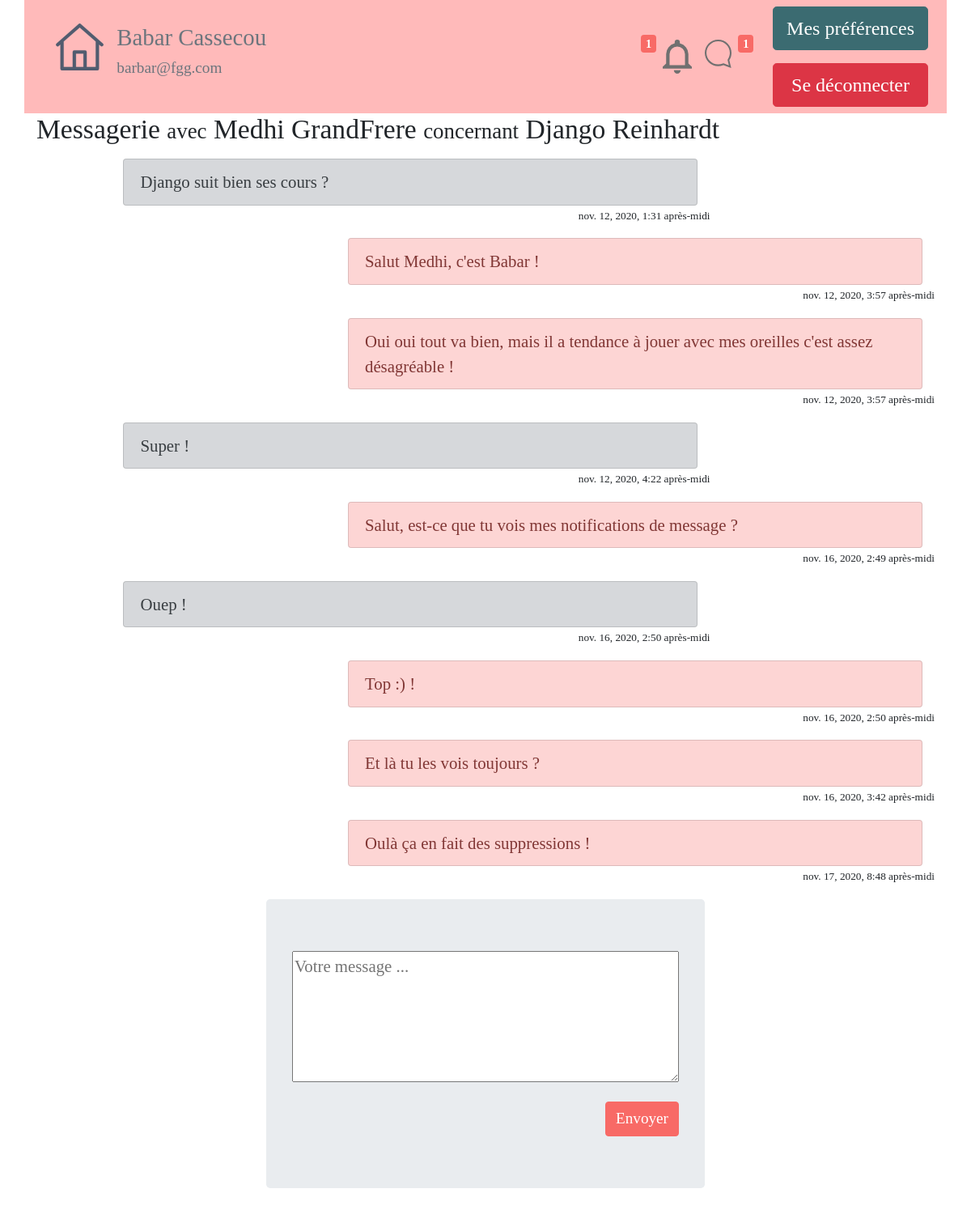
The app's page /messagerieII/MessageAboutTo/1/22/ (signed in) with its own data.
### tablecom/models.py (models this page shows, shortened)
class ChildSNotebook(models.Model): #name of table that contain differents "carnets" for each child
    active=models.BooleanField(default=True)
    name = models.CharField(max_length=80, verbose_name="Nom")
    forename = models.CharField(max_length=80, verbose_name="Prénom")
    date_of_birth = models.DateField(verbose_name="Date de naissance")
    id_RespLeg = models.CharField(max_length=20,verbose_name="Id responsables legaux", default="")  # id of childs attached to LR
    num_ident=models.CharField( verbose_name="Identifiant sécurité sociale",max_length=20)
    id_prof_auth=models.TextField(max_length=1200, verbose_name="Id Professionnels Rattachés")
    articles_id=models.TextField(max_length=2500, verbose_name="Id des articles rattachés", default="")
    class Meta:
        verbose_name = "Carnet Enfant"
        ordering = ['date_of_birth']

### messagerie/models.py (models this page shows, shortened)
class MessagePersoAT(models.Model):
    titre = models.CharField(max_length=100, default="")
    auteurID = models.CharField(max_length=6)
    AttachedChildNotebookID = models.CharField(max_length=7)
    receiverID = models.CharField(max_length=6, default="0")
    contenu = models.TextField(null=True, verbose_name="")
    date = models.DateTimeField(default=timezone.now,
                                verbose_name="Date d'envoi'")
    validated=models.BooleanField(default=True) #is the message validated to appear?
    activeMessage=models.BooleanField(default=True) #is the message is active or inactive (deleted, problem, ...)
    read=models.BooleanField(default=False) #is the message read by receiver ?
    class Meta:
        verbose_name = "Message Privé"
        ordering = ['date']

### messagerie/views.py (the view)
# urls.py: path('MessageAboutTo/<id_carnet>/<id_correspondant>/', views.messageAboutTo, name="MessageAboutTo")
def messageAboutTo(request, id_carnet, id_correspondant):
    NotifMessagesReset(request,id_carnet,id_correspondant)
    ContactSel = User.objects.get(id=id_correspondant)
    listeMessagesAT = list_AT_messages(request, id_carnet, id_correspondant)
    premodel = MessagePersoAT(auteurID=request.user.pk, AttachedChildNotebookID=id_carnet, receiverID=id_correspondant)
    form = MessagePersoATForm(request.POST or None, instance=premodel)
    carnet = get_object_or_404(ChildSNotebook, id=id_carnet)
    if form.is_valid():
        print("Message Envoyé")
        envoi = True
        form.save()
        notifDirectMessageAddOne(request,id_carnet,id_correspondant)
    CarrierList=GlobalCarrier(request)#will carry all necessary variables (for notification, ...)
    return render(request, 'messagerie/messageAboutTo.html', locals())

### messagerie/forms.py
class MessagePersoATForm(forms.ModelForm):
    class Meta :
        model = MessagePersoAT
        fields = ('contenu',)
        widgets = {
          'contenu': Textarea(attrs={'rows':5, 'cols':40, 'placeholder':"Votre message ..."}),
        }

### messagerie/modulesATComplementaires.py (called while the page is built)
def list_AT_messages(request, id_carnet, id_correspondant):
    QueryMessagesFiltred = MessagePersoAT.objects.filter(AttachedChildNotebookID=id_carnet)
    ListMessagesFiltred = []
    for MessageATFiltred in QueryMessagesFiltred:
        if MessageATFiltred.validated != True:
            continue
        if MessageATFiltred.activeMessage != True :
            continue
        if id_correspondant != MessageATFiltred.auteurID and id_correspondant != MessageATFiltred.receiverID:
            continue
        if request.user.pk != int(MessageATFiltred.auteurID) and request.user.pk != int(MessageATFiltred.receiverID):
            continue
        if int(MessageATFiltred.auteurID) == int(request.user.pk):
            MessageATFiltred.isAuteur = True
        else:
            MessageATFiltred.isAuteur = False
        ListMessagesFiltred.append(MessageATFiltred)
    return ListMessagesFiltred

### notifications/modules_complementaires.py (called while the page is built)
def CheckNCreateNotifFieldForIdCorrespondant(request,id_correspondant):  # will check if a "notification" entry exist for this user, if not create
    try:
        entreeNotifIdUser = Notifications.objects.get(user_id=id_correspondant)  # will catch the userspecific line
    except:
        try:
            Notifications.objects.create(user_id=id_correspondant)
            entreeNotifIdUser = Notifications.objects.get(user_id=id_correspondant)
        except:
            print("Problème de création de l'entrée des notifications")
    return entreeNotifIdUser

def stringTodict(stringToWorkWith):
    listTemp = stringToWorkWith.split(",")
    dictCreated = {}
    for item in listTemp:
        if item != '':
            minilist = item.split(":")
            dictCreated[minilist[0]] = minilist[1]
    return dictCreated

def notif_fil_global_count(request):
    entreeNotifIdUser = Notifications.objects.get(user_id=request.user.pk)  # entry of user's notification table
    dicoTemp = stringTodict(entreeNotifIdUser.NotifFil)
    somme = int()
    for valeur in dicoTemp.values():
        somme += int(valeur)
    return somme

### messagerie/templates/messagerie/messageAboutTo.html (shortened to what this page needs)
{% extends "tablecom/base.html" %}
{% block content %}
<div class="container">
    <H3>Messagerie <small>avec</small> {{ ContactSel.first_name }} {{ ContactSel.last_name }} <small>concernant</small> {{ carnet.name }} {{ carnet.forename}}</H3>
{% for message in listeMessagesAT %}
<p>
  {% if message.isAuteur %}
 <div class="container">
  <div class="row">
    <div class="col-sm-4"></div>
    <div class="col-sm-8">
      <ul class="list-group">
        <li class="list-group-item list-group-item-primary">
            <div class="d-flex justify-content-between">
                <div>{{ message.contenu }}</div>
            </div>
        </li>
      </ul>
        <div class="row justify-content-end"><small><small>{{ message.date }}</small></small></div>
    </div>
  </div>
  </div>
  {% else %}
  <div class="container">
  <div class="row">
        <div class="col-sm-1"></div>
    <div class="col-sm-8">
      <ul class="list-group">
        <li class="list-group-item list-group-item-secondary">
            <div class="d-flex justify-content-between">
                <div>{{ message.contenu }}</div>
            </div>
        </li>
      </ul>
        <div class="row justify-content-end"><small><small>{{ message.date }}</small></small></div>
    </div>
    <div class="col-sm-3"></div>
  </div>
  </div>
</p>
  {% endif %}
{% empty %}
    <p>Vous n'avez encore échangé aucun message</p>
        {% endfor %}
<p>
{% if envoi %}Message envoyé !
     <meta http-equiv="REFRESH" content="0;url=">
{% else %}
    <div class="d-flex justify-content-center">
    <div class="jumbotron">
<form method="post" action="">
  {{ form.as_p }}
     <div class="d-flex justify-content-end">
    <input type="submit" class="btn btn-primary " value="Envoyer" /></div>
</form>
        </div>
{% endif %}
  </p>
</div>
{% endblock %}

### tablecom/templates/tablecom/base.html (shortened to what this page needs)
<!DOCTYPE html>
    {% load static %}
    {% block head %}
        <html lang="fr">
        <head>
        <link rel="stylesheet" href="/static/style/bootstrapExportTheme/bootstrap.min.css" >
        <link rel="stylesheet" type="text/css" href="https://cdn.jsdelivr.net/npm/cookieconsent@3/build/cookieconsent.min.css" />
            <link rel="stylesheet" href="/static/style/stylefont.css" />
        </head>
    {% endblock %}
<body>
    <nav>
       {% block nav %}
            {% if user.is_authenticated %}
<div class="container" style="background:#ffbaba !important;">
    <div class="d-flex flex-wrap align-items-center">
          <div class="mr-auto p-3 ">
            <div class="d-flex justify-content-start">
                <div class="p-2"><a href="{% url 'accueil' %}"><img src="/static/images/home.svg" class="img-fluid"></a></div>
                <div class="p-2"><h4 class="text-secondary">{{ user.first_name }} {{ user.last_name }}</h4><h6 class="text-secondary"><p>{{ user.email }}</p></h6></div>
            </div>
          </div>
          <div class="p-3 ">
            <div class="d-flex">
                {% if CarrierList.1 == 0 %}
                <h6><span class="badge badge-secondary">{{ CarrierList.1 }}</span></h6>
                {% else %}
                <h6><span class="badge badge-primary">{{ CarrierList.1 }}</span></h6>
                {% endif %}
                <a href="{% url 'accueil' %}"><img src="{% static 'images/notif_fil_general.svg' %}" class="img-fluid p-2"></a>
                 <a href="{% url 'accueil' %}"><img src="{% static 'images/notif_mess_perso.svg' %}" class="img-fluid p-2"></a>
                {% if CarrierList.0 == 0 %}
                <h6><span class="badge badge-secondary">{{ CarrierList.0 }} </span></h6>
                {% else %}
                <h6><span class="badge badge-primary">{{ CarrierList.0 }}</span></h6>
                {% endif %}
            </div>
          </div>
          <div class="p- ">
            <div class="d-flex flex-column">
              <div class="p-2"><a href="{% url 'MyProfile' %}"><button type="button" class="btn btn-info btn-lg">Mes préférences</button></a></div>
              <div class="p-2"><a href="{% url 'deconnexion' %}"><button type="button" class="btn btn-danger btn-block btn-lg">Se déconnecter</button></a></div>
            </div>
          </div>
    </div>
</div>
            {% else %}
        <div class="container">
        </div>
            {% endif %}
       {% endblock %}
   </nav>
    {% block content %}Contenu à introduire{% endblock %}
</body>
</html>

### records on screen
ChildSNotebook: name "Django", forename "Reinhardt"
MessagePersoAT: contenu "Django suit bien ses cours ?", date "nov. 12, 2020, 1:31 après-midi"
MessagePersoAT: contenu "Salut Medhi, c'est Babar !", date "nov. 12, 2020, 3:57 après-midi"
MessagePersoAT: contenu "Oui oui tout va bien, mais il a tendance à jouer avec mes oreilles c'est assez désagréable !", date "nov. 12, 2020, 3:57 après-midi"
MessagePersoAT: contenu "Super !", date "nov. 12, 2020, 4:22 après-midi"
MessagePersoAT: contenu "Salut, est-ce que tu vois mes notifications de message ?", date "nov. 16, 2020, 2:49 après-midi"
MessagePersoAT: contenu "Ouep !", date "nov. 16, 2020, 2:50 après-midi"
MessagePersoAT: contenu "Top :) !", date "nov. 16, 2020, 2:50 après-midi"
MessagePersoAT: contenu "Et là tu les vois toujours ?", date "nov. 16, 2020, 3:42 après-midi"
MessagePersoAT: contenu "Oulà ça en fait des suppressions !", date "nov. 17, 2020, 8:48 après-midi"

### other values on screen
{{ user.first_name }} "Babar"
{{ user.last_name }} "Cassecou"
{{ user.email }} "barbar@fgg.com"
{{ CarrierList.1 }} "1"
{{ CarrierList.0 }} "1"
{{ ContactSel.first_name }} "Medhi"
{{ ContactSel.last_name }} "GrandFrere"
